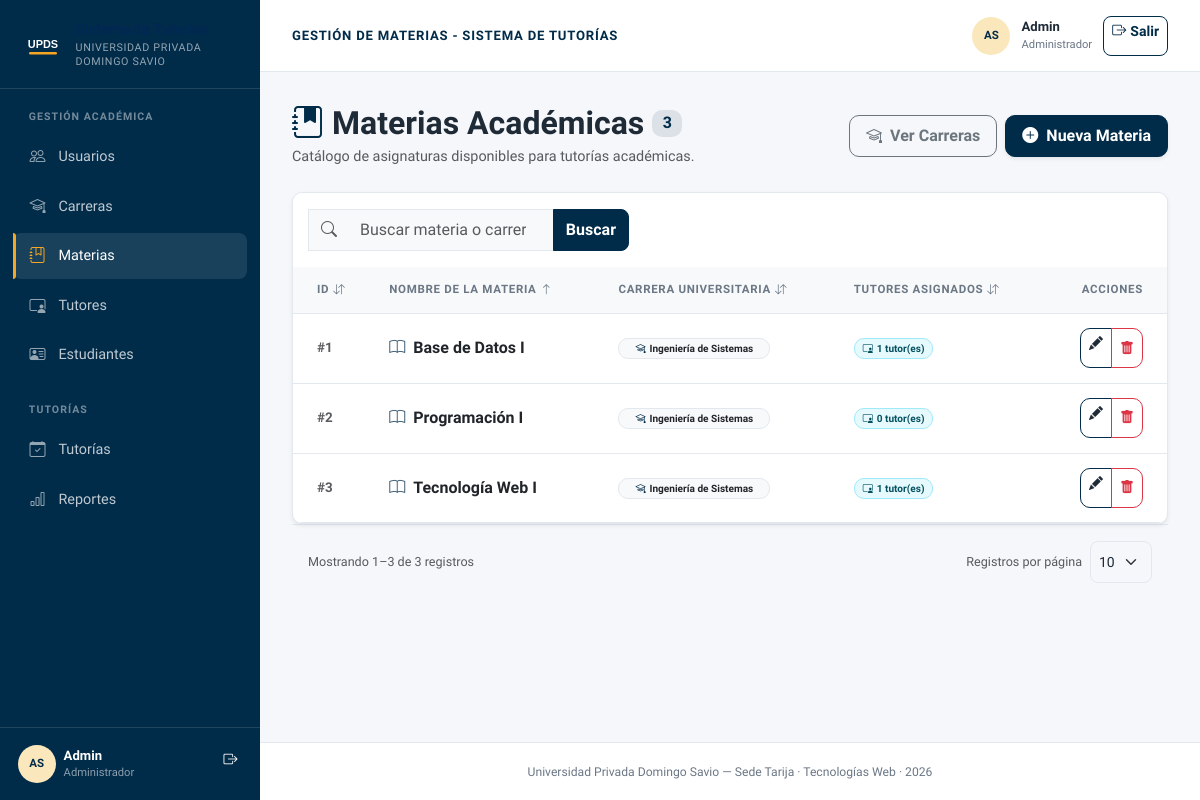
Screenshot of /controllers/materias_listar.php (signed in) with the database file from the repository.
### tables this page shows
CREATE TABLE IF NOT EXISTS materias (
  id_materia INT AUTO_INCREMENT PRIMARY KEY,
  nombre_materia VARCHAR(150) NOT NULL,
  id_carrera INT,
  UNIQUE KEY uq_materia_carrera (id_carrera, nombre_materia),
  CONSTRAINT fk_materias_carreras FOREIGN KEY (id_carrera) REFERENCES carreras(id_carrera) ON UPDATE CASCADE
);

CREATE TABLE IF NOT EXISTS carreras (
  id_carrera INT AUTO_INCREMENT PRIMARY KEY,
  nombre_carrera VARCHAR(150) NOT NULL,
  UNIQUE KEY uq_carrera_nombre (nombre_carrera)
);

### controllers/materias_listar.php (called while the page is built, shortened)
<?php
require_once __DIR__ . '/../config/conexion.php';
require_once __DIR__ . '/../models/MateriaModel.php';
require_once __DIR__ . '/../includes/lista_helper.php';
$materiaModel = new MateriaModel($pdo);
$ordenesPermitidos = ['id', 'nombre', 'carrera', 'tutores'];
$ordenActual = in_array($_GET['orden'] ?? '', $ordenesPermitidos, true) ? $_GET['orden'] : 'nombre';
$dirActual = ($_GET['dir'] ?? '') === 'desc' ? 'desc' : 'asc';
$q = isset($_GET['q']) && is_scalar($_GET['q']) ? trim((string) $_GET['q']) : '';
$orden = $ordenActual;
$dir = $dirActual;
$parametrosPagina = paginacionParametros();
$totalRegistros = $materiaModel->contar($q);
$pag = paginacionCalcular($totalRegistros, $parametrosPagina);
$materias = $materiaModel->obtenerPaginadas($q, $orden, $dir, $pag['por_pagina'], $pag['offset']);
require_once __DIR__ . '/../views/materias/listar.php';

### models/MateriaModel.php (called while the page is built, shortened)
<?php
class MateriaModel
{
    private $pdo;
    public function __construct($pdo)
    {
        $this->pdo = $pdo;
    }
    public function obtenerPaginadas($q, $orden, $dir, $limite, $offset)
    {
        $columnas = ['id' => 'm.id_materia', 'nombre' => 'm.nombre_materia', 'carrera' => 'c.nombre_carrera', 'tutores' => 'total_tutores'];
        $ordenSql = $columnas[$orden] ?? $columnas['nombre'];
        $dirSql = strtolower($dir) === 'asc' ? 'ASC' : 'DESC';
        $sql = "SELECT m.id_materia, m.nombre_materia, m.id_carrera, c.nombre_carrera,
                       (SELECT COUNT(*) FROM tutor_materia tm WHERE tm.id_materia = m.id_materia) AS total_tutores
                FROM materias m LEFT JOIN carreras c ON m.id_carrera = c.id_carrera";
        $sql .= " ORDER BY {$ordenSql} {$dirSql} LIMIT :limite OFFSET :offset";
        $stmt = $this->pdo->prepare($sql);
        $stmt->bindValue(':limite', $limite, PDO::PARAM_INT);
        $stmt->bindValue(':offset', $offset, PDO::PARAM_INT);
        $stmt->execute();
        return $stmt->fetchAll();
    }
    public function contar($q = '')
    {
        $sql = 'SELECT COUNT(*) FROM materias m LEFT JOIN carreras c ON m.id_carrera = c.id_carrera';
        $stmt = $this->pdo->prepare($q !== '' ? $sql . " WHERE CONCAT_WS(' ', m.nombre_materia, c.nombre_carrera) LIKE :q ESCAPE '\\\\'" : $sql);
        $stmt->execute();
        return (int) $stmt->fetchColumn();
    }
}

### views/materias/listar.php (the view, shortened to what this page needs)
<?php
include __DIR__ . '/../layouts/header.php';
?>
<div class="d-flex flex-column flex-md-row justify-content-between align-items-start align-items-md-center mb-4 gap-3">
  <div>
    <h2 class="fw-bold mb-1 d-flex align-items-center gap-2">
      <i class="bi bi-journal-bookmark-fill text-primary"></i>
      <span>Materias Académicas</span>
      <span class="badge bg-primary bg-opacity-10 text-primary fs-6"><?= $totalRegistros ?></span>
    </h2>
    <p class="text-muted mb-0">Catálogo de asignaturas disponibles para tutorías académicas.</p>
  </div>
  <div class="d-flex gap-2">
    <a href="carreras_listar.php" class="btn btn-outline-secondary d-flex align-items-center gap-2 px-3 py-2 rounded-3">
      <i class="bi bi-mortarboard"></i>
      <span>Ver Carreras</span>
    </a>
    <a href="materias_crear.php" class="btn btn-primary d-flex align-items-center gap-2 shadow-sm px-3 py-2 rounded-3">
      <i class="bi bi-plus-circle-fill"></i>
      <span class="fw-semibold">Nueva Materia</span>
    </a>
  </div>
</div>
<div class="card card-custom shadow-sm overflow-hidden">
  <div class="card-header bg-white py-3 border-0 d-flex flex-column flex-sm-row justify-content-between align-items-sm-center gap-2">
    <form method="GET" class="input-group" style="max-width: 320px;">
      <span class="input-group-text bg-light border-end-0 text-muted"><i class="bi bi-search"></i></span>
      <input type="search" name="q" value="<?= htmlspecialchars($q) ?>" class="form-control bg-light border-start-0" placeholder="Buscar materia o carrera...">
      <button class="btn btn-primary" type="submit">Buscar</button>
    </form>
  </div>
  <div class="table-responsive">
    <table class="table table-hover align-middle mb-0" id="tablaMaterias">
      <thead class="table-light text-muted text-uppercase" style="font-size: 0.75rem; letter-spacing: 0.5px;">
        <tr>
          <th class="text-end pe-4">Acciones</th>
        </tr>
      </thead>
      <tbody>
        <?php foreach ($materias as $m): ?>
          <tr>
            <td class="ps-4 text-muted fw-semibold">#<?= htmlspecialchars($m['id_materia']) ?></td>
            <td>
              <div class="fw-bold text-dark fs-6 d-flex align-items-center gap-2">
                <i class="bi bi-book text-primary opacity-75"></i>
                <?= htmlspecialchars($m['nombre_materia']) ?>
              </div>
            </td>
            <td>
              <?php if (!empty($m['nombre_carrera'])): ?>
                <span class="badge bg-light text-dark border px-3 py-1">
                  <i class="bi bi-mortarboard me-1 text-primary"></i><?= htmlspecialchars($m['nombre_carrera']) ?>
                </span>
              <?php else: ?>
                <span class="text-muted small italic">Sin carrera asignada</span>
              <?php endif; ?>
            </td>
            <td>
              <span class="badge bg-info bg-opacity-10 text-info-emphasis border border-info-subtle px-2 py-1">
                <i class="bi bi-person-video3 me-1"></i><?= $m['total_tutores'] ?> tutor(es)
              </span>
            </td>
            <td class="text-end pe-4">
              <div class="btn-group" role="group">
                <a href="materias_editar.php?id=<?= $m['id_materia'] ?>" class="btn btn-outline-primary btn-sm rounded-start-2" title="Editar">
                  <i class="bi bi-pencil-fill"></i>
                </a>
                <button type="button" class="btn btn-outline-danger btn-sm rounded-end-2"
                        onclick="confirmarEliminacion('materias_eliminar.php?id=<?= $m['id_materia'] ?>', 'Se eliminará la materia <?= htmlspecialchars($m['nombre_materia']) ?> del catálogo.')"
                        title="Eliminar">
                  <i class="bi bi-trash-fill"></i>
                </button>
              </div>
            </td>
          </tr>
        <?php endforeach; ?>
      </tbody>
    </table>
  </div>
</div>
<?php include __DIR__ . '/../partials/paginacion.php'; ?>
<?php include __DIR__ . '/../layouts/footer.php'; ?>

### assets/css/upds-theme.css (style rules this page uses)
:root { --upds-navy: #002b49; --upds-navy-deep: #002855; --upds-navy-soft: #e6edf3; --upds-gold: #f5a623; --upds-gold-dark: #d98e0b; --upds-bg: #f5f7fa; --upds-surface: #ffffff; --upds-border: #e3e8ef; --upds-text: #1f2a37; --upds-muted: #6b7785; --upds-shadow: 0 1px 2px rgba(16, 24, 40, .06), 0 1px 3px rgba(16, 24, 40, .08); --bs-primary: var(--upds-navy); --bs-primary-rgb: 0, 43, 73; --bs-secondary: var(--upds-muted); --bs-secondary-rgb: 107, 119, 133; --bs-link-color: var(--upds-navy); --bs-link-hover-color: var(--upds-navy-deep); --bs-body-bg: var(--upds-bg); --bs-body-color: var(--upds-text); --bs-border-color: var(--upds-border); --bs-border-radius: 10px; --bs-border-radius-sm: 8px; --bs-border-radius-lg: 10px; --bs-focus-ring-color: rgba(245, 166, 35, .42); }
* { box-sizing: border-box; }
html { min-height: 100%; }
body { min-height: 100vh; margin: 0; overflow-x: hidden; background: var(--upds-bg); color: var(--upds-text); font-family: 'Plus Jakarta Sans', system-ui, sans-serif; font-size: .9rem; line-height: 1.5; }
a { color: var(--upds-navy); }
.card-custom, .table-card, .kpi-card { background: var(--upds-surface); border: 1px solid var(--upds-border); border-radius: 10px; box-shadow: var(--upds-shadow); }
.card-custom { overflow: hidden; }
.table { --bs-table-bg: transparent; --bs-table-hover-bg: #f8fafc; margin-bottom: 0; }
.table th { color: var(--upds-muted); font-size: .72rem; font-weight: 700; letter-spacing: .06em; text-transform: uppercase; white-space: nowrap; }
.table td, .table th { padding: .9rem 1rem; vertical-align: middle; }
.table tbody tr { min-height: 60px; }
.table tbody td { color: var(--upds-text); font-size: .84rem; }
.table thead { border-bottom: 1px solid var(--upds-border); }
.table a { color: inherit; }
.font-tabular, .table, .kpi-value { font-variant-numeric: tabular-nums; }
.btn { min-height: 40px; border-radius: 8px; font-weight: 600; }
.btn-primary { --bs-btn-bg: var(--upds-navy); --bs-btn-border-color: var(--upds-navy); --bs-btn-hover-bg: var(--upds-navy-deep); --bs-btn-hover-border-color: var(--upds-navy-deep); --bs-btn-active-bg: var(--upds-navy-deep); --bs-btn-active-border-color: var(--upds-navy-deep); }
.btn-outline-primary { --bs-btn-color: var(--upds-navy); --bs-btn-border-color: var(--upds-navy); --bs-btn-hover-bg: var(--upds-navy); --bs-btn-hover-border-color: var(--upds-navy); }
.form-control, .form-select { min-height: 42px; border-radius: 8px; border-color: var(--upds-border); color: var(--upds-text); }
.input-group-text { border-color: var(--upds-border); color: var(--upds-muted); background: var(--upds-bg); }

### rows the page displays
materias: id_materia "1", nombre_materia "Base de Datos I", id_carrera.nombre_carrera "Ingeniería de Sistemas", total_tutores "1"
materias: id_materia "2", nombre_materia "Programación I", id_carrera.nombre_carrera "Ingeniería de Sistemas", total_tutores "0"
materias: id_materia "3", nombre_materia "Tecnología Web I", id_carrera.nombre_carrera "Ingeniería de Sistemas", total_tutores "1"

### other values shown
$iniciales "AS AS"
$nombreSesion "Admin"
$rolSesion "Administrador"
$tituloSeccion "GESTIÓN DE MATERIAS - SISTEMA DE TUTORÍAS"
$totalRegistros "3"
$etiqueta "ID NOMBRE DE LA MATERIA CARRERA UNIVERSITARIA TUTORES ASIGNADOS"
$inicio "1"
$fin "3"
$pag['total'] "3"
form field por_pagina "10"
